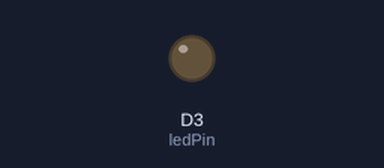
A sketch run on a simulated Arduino MKR. Shown: output pins drawn as LEDs (lit = HIGH). WiFi joins after 1.5 s; servers stay silent unless stated; what the sketch prints to the serial monitor is not drawn.

Above: at 12.2 s.
At 17.2 s:
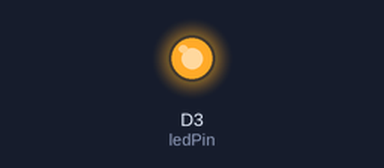
Timing chart, 0 to 18.4 s (numbered marks = the images above):
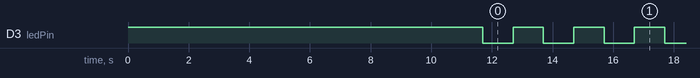

The sketch:

checker.ino
```cpp
#include <WiFiNINA.h>
#include <ArduinoHttpClient.h>
#include "secrets.h"

// Replace with your network credentials
const char* ssid = SECRET_SSID;
const char* password = SECRET_PASS;

// API details
const char* serverAddress = SECRET_API_SERVER;
const char* apiKey = SECRET_API_KEY;
int port = 443;  // For HTTPS
WiFiSSLClient sslClient;
HttpClient client = HttpClient(sslClient, serverAddress, port);

// Plug the LED into pin 3, change if using a different setup
const int ledPin = 3;

void setup() {
  pinMode(ledPin, OUTPUT);
  digitalWrite(ledPin, HIGH);
  // Begin serial communication
  Serial.begin(115200);

  // Check for the presence of the WiFi module:
  if (WiFi.status() == WL_NO_MODULE) {
    Serial.println("WiFi module not present");
    // don't continue:
    while (true);
  }

  // Attempt to connect to WiFi network
  while (WiFi.status() != WL_CONNECTED) {
    Serial.print("Attempting to connect to SSID: ");
    Serial.println(ssid);
    // Connect to WPA/WPA2 network
    WiFi.begin(ssid, password);

    // Wait 10 seconds for connection
    delay(10000);
  }

  // Connected successfully
  Serial.println("Connected to WiFi!");
}

void loop() {
  if (WiFi.status() == WL_CONNECTED) {
    Serial.println("Making HTTP request...");

    // Make the GET request and get the response
    client.beginRequest();
    client.get("/prod/google-cal-check");
    client.sendHeader("x-api-key", apiKey);
    client.endRequest();

    int statusCode = client.responseStatusCode();
    String response = client.responseBody();
    Serial.println(response);
    Serial.println(statusCode);

    // Manage the lights based on the response
    if (response.indexOf("\"busy\": true") != -1) {

      Serial.println("Busy");
      digitalWrite(ledPin, LOW);
      delay(5.0 * 60 * 1000); // Wait for 5 minutes before checking again
      Serial.println("Check if still busy...");

    } else if (response.indexOf("\"work_hours\": false") != -1){

      Serial.println("Stop checking until morning");
      digitalWrite(ledPin, HIGH);
      delay(14.0 * 60 * 60 * 1000); // Wait for 14 hours before checking again
      Serial.println("Start to check back in the morning...");

    } else if (response.indexOf("\"busy\": false") != -1){

      Serial.println("Not Busy");
      digitalWrite(ledPin, HIGH);
      delay(5.0 * 60 * 1000); // Wait for 5 minutes before checking again
      Serial.println("Check if still not busy...");

    } else {

      Serial.println("Error");
      int blinker = 0;
      while (blinker < 50) {
        digitalWrite(ledPin, LOW);
        delay(1.0 * 1000); // Blink on and off for 1 second each
        digitalWrite(ledPin, HIGH);
        delay(1.0 * 1000); // Blink on and off for 1 second each
        blinker = blinker + 1;
      }
    }
  }
}
```

secrets.h
```cpp
#define SECRET_SSID "YOUR_SSID"
#define SECRET_PASS "YOUR_WIFI_PASS"
#define SECRET_API_SERVER "YOUR_API_URL"
#define SECRET_API_KEY "YOUR_API_KEY"
```

Measured:
- by itself, D3 (ledPin): goes 49 × (LOW 1.0 s, HIGH 1.0 s), LOW 1.0 s, HIGH 1.2 s, 9 × (LOW 1.0 s, HIGH 1.0 s), then LOW
- by itself, everything shown: repeats every 6.0 s, in 6 steps
